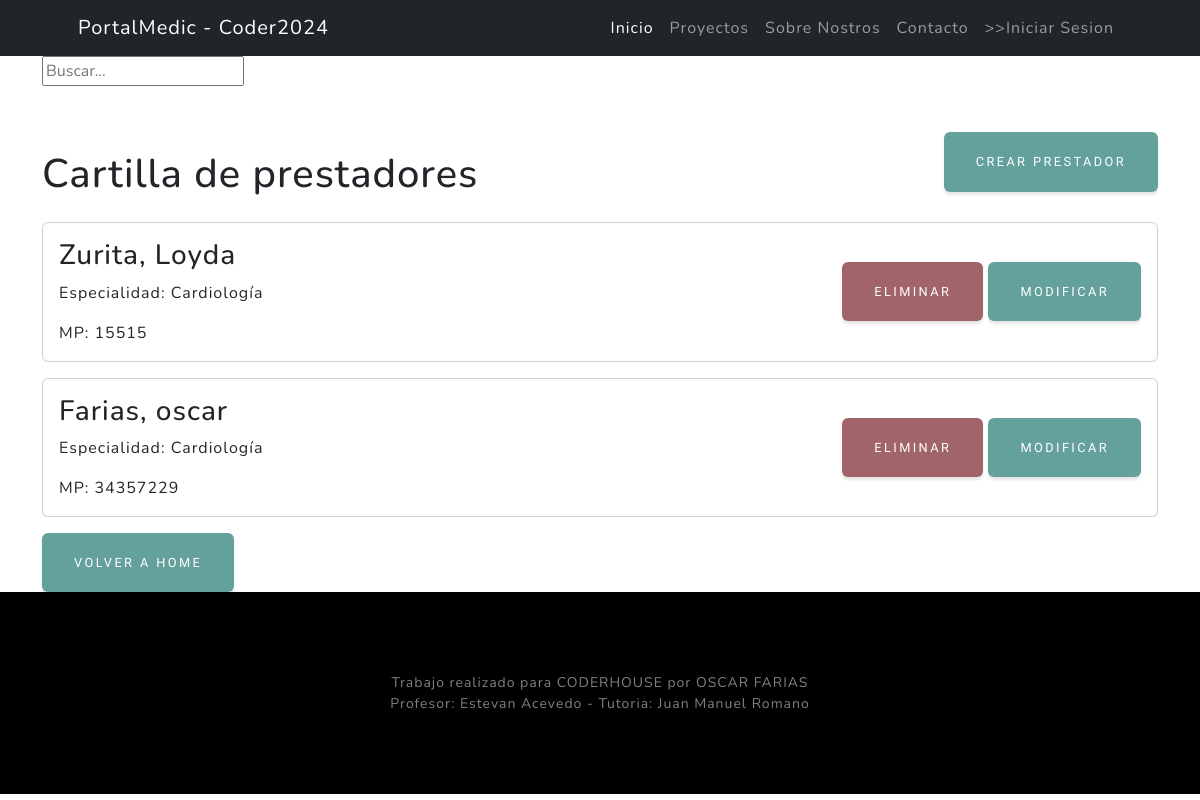
The app's page /medicos/medicos/list, older data.
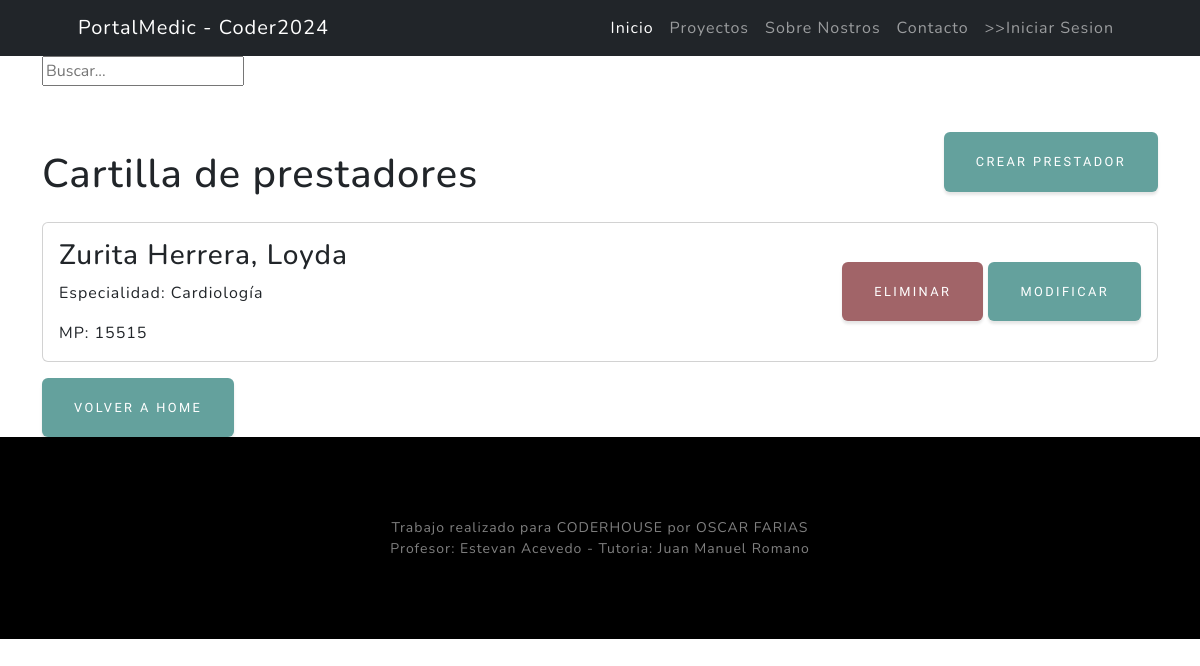
The same page, newer data.
### medicos/models.py (models this page shows, shortened)
class Medicos(models.Model):
    nombre = models.CharField(max_length=100, null=False, blank=True)
    apellido = models.CharField(max_length=100, null=False, blank=True)
    DNI = models.PositiveIntegerField(unique=True,null=True)
    nacionalidad= models.ForeignKey(Nacionalidad, on_delete=models.SET_NULL, null=True)
    matricula = models.PositiveIntegerField(unique=True, null=False, blank=False,verbose_name="Matricula Nacional")
    especialidad = models.ForeignKey(Especialidad, on_delete=models.SET_NULL, null=True)
    class Meta:
        verbose_name = "Medicos"
        verbose_name_plural = "Medicos"

class Especialidad(models.Model):
    especialidad = models.CharField(max_length=50, unique=True)
    def __str__(self) -> str:
        return self.especialidad
    class Meta:
        verbose_name = "Especialidad"
        verbose_name_plural = "Especialidades"

### medicos/views.py (the view)
# urls.py: path("medicos/list", medicos_list ,name="medicos_list"),
def medicos_list(request):
    consulta = Medicos.objects.all()
    contexto = {"medicos":consulta}
    return render(request,"medicos/medicos_list.html", contexto)

### medicos/templates/medicos/medicos_list.html (shortened to what this page needs)
{% extends 'core/base.html' %}
{% block content %}
<div class="container">
    <div class="pb-lg-3">
        <form action="{% url 'medicos:medicos_list' %}" method="get">
            <input type="text" name="busqueda" placeholder="Buscar...">
        </form>
    </div>
    <div class="d-flex justify-content-between align-items-center">
        <h1 class="mt-5 mb-4">Cartilla de prestadores</h1>
        <a href="{% url 'medicos:medicos_create'%}" class="btn btn-primary">Crear Prestador</a>
    </div>
    {% for medico in medicos %}
    <div class="card mb-3">
        <div class="card-body d-flex justify-content-between align-items-center">
            <div>
                <h3 class="card-title">{{medico.apellido}}, {{ medico.nombre }}</h3>
                <p class="card-text">Especialidad: {{ medico.especialidad }}</p>
                <p class="card-text">MP: {{ medico.matricula }}</p>
            </div>
            <div>
                <form method="post" action="{% url 'medicos:medicos_confirm_delete' pk=medico.id%}">
                    <button type="submit" class="btn btn-danger">Eliminar</button>
                <a href="{% url 'medicos:medicos_update' pk=medico.id%}" class="btn btn-primary">Modificar</a>
                </form>
            </div>
        </div>
    </div>
    {% endfor %}
    <a href="{% url 'core:index' %}" class="btn btn-primary">Volver a HOME</a>
</div>
{% endblock content %}

Row changes from the older to the newer data that the page shows:
removed Medicos: apellido "Farias", nombre "oscar", especialidad "Cardiología", matricula "34357229"
changed Medicos "Loyda": apellido "Zurita" → "Zurita Herrera"
